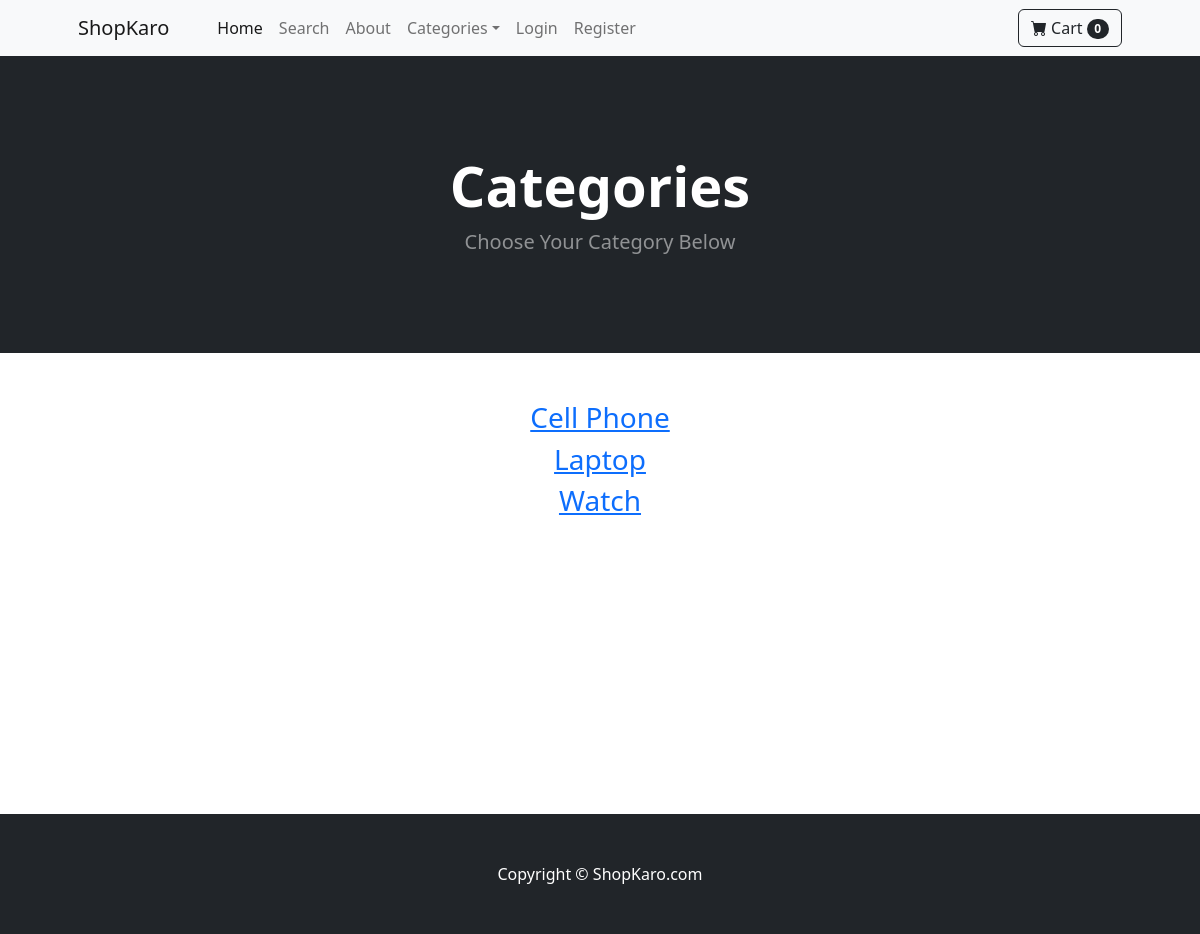
The app's page /category_summary/, older data.
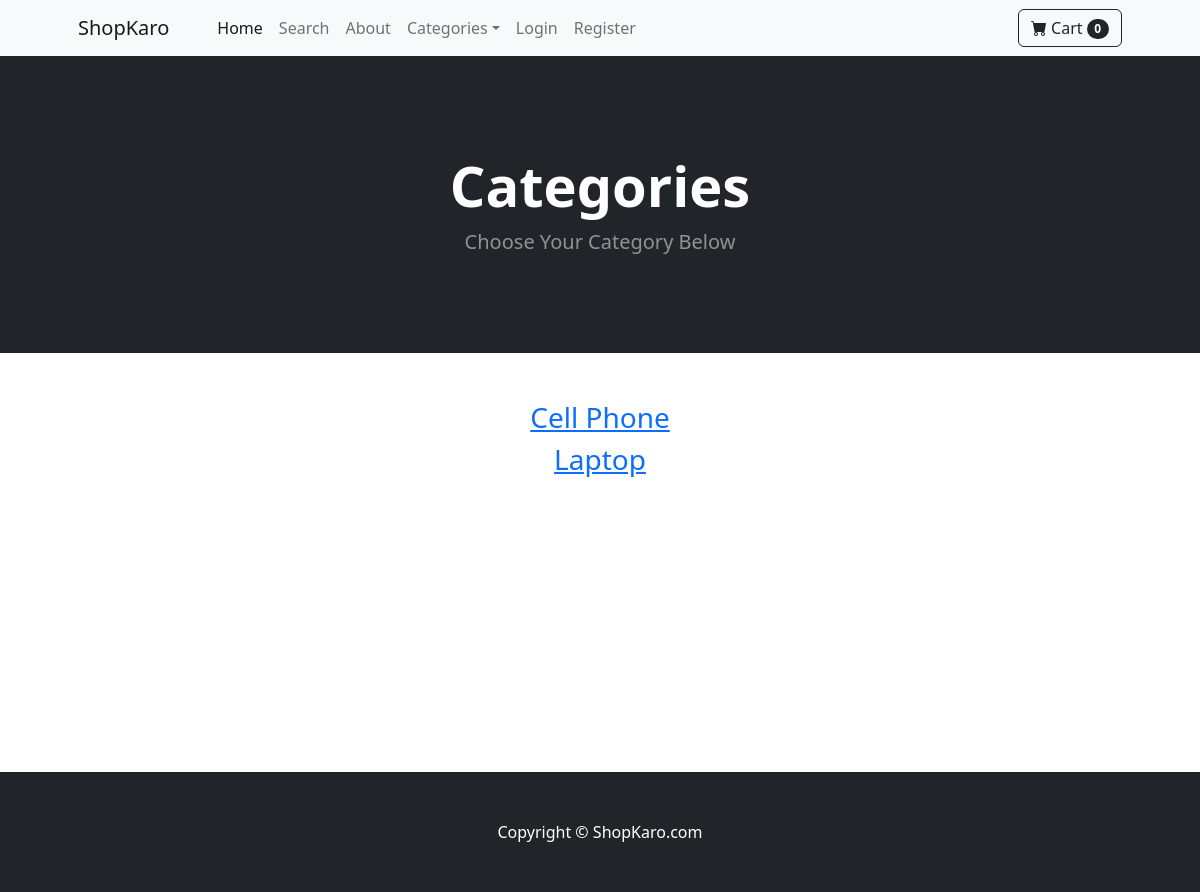
The same page, newer data.
### store/models.py (models this page shows)
class Category(models.Model):
    name=models.CharField(max_length=50)
    def __str__(self):
        return self.name
    class Meta:
        verbose_name_plural='categories'

### store/views.py (the view)
# urls.py: path('category_summary/',views.category_summary,name='category_summary'),
def category_summary(request):
    categories=Category.objects.all()
    return render(request,'category_summary.html',{"categories":categories})

### cart/cart.py (called while the page is built)
    def __len__(self):
        return len(self.cart)

### cart/context_processors.py (called while the page is built)
def cart(request):
    return {'cart':Cart(request)}

### store/templates/category_summary.html
{% extends "base.html" %}
    {% block content %}
    <header class="bg-dark py-5">
        <div class="container px-4 px-lg-5 my-5">
            <div class="text-center text-white">
                <h1 class="display-4 fw-bolder">Categories</h1>
                <p class="lead fw-normal text-white-50 mb-0">Choose Your Category Below</p>
            </div>
        </div>
    </header>
    <div class="container">
        <div class="row">
            <center>
                <div class="col-8">
                    <br/><br/>
                    {% for category in categories %}
                    <h3><a href="{% url 'category' category %}">{{category}}</a></h3>
                    {% endfor %}
                    <br/><br/><br/><br/><br/><br/><br/><br/><br/><br/><br/><br/>
                </div>
            </center>
        </div>
    </div>
    {% endblock %}

Row changes from the older to the newer data that the page shows:
removed Category: name "Watch"
